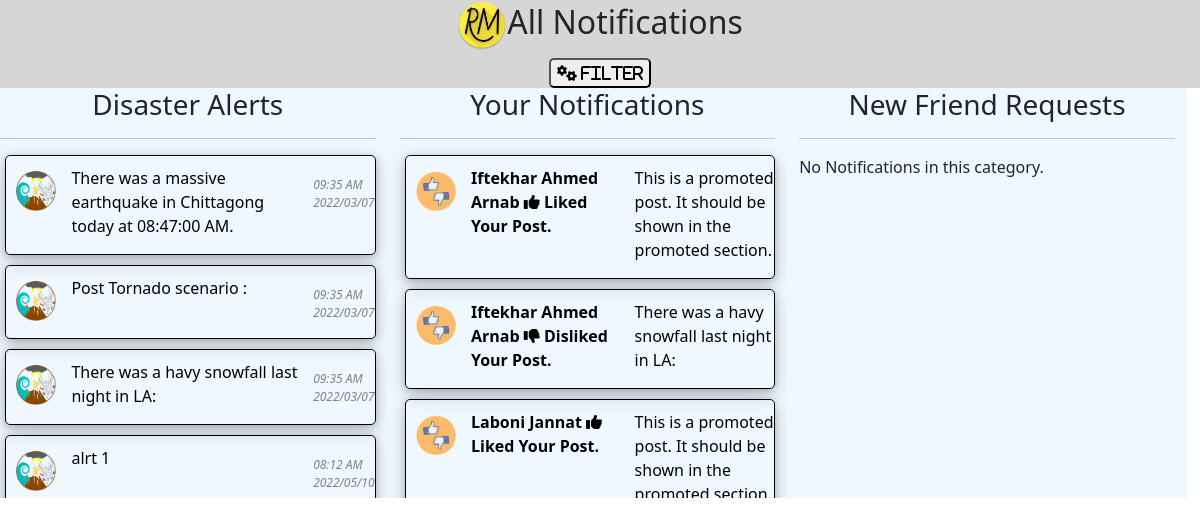
The page /notice/index.php (signed in) on the database as committed earlier.
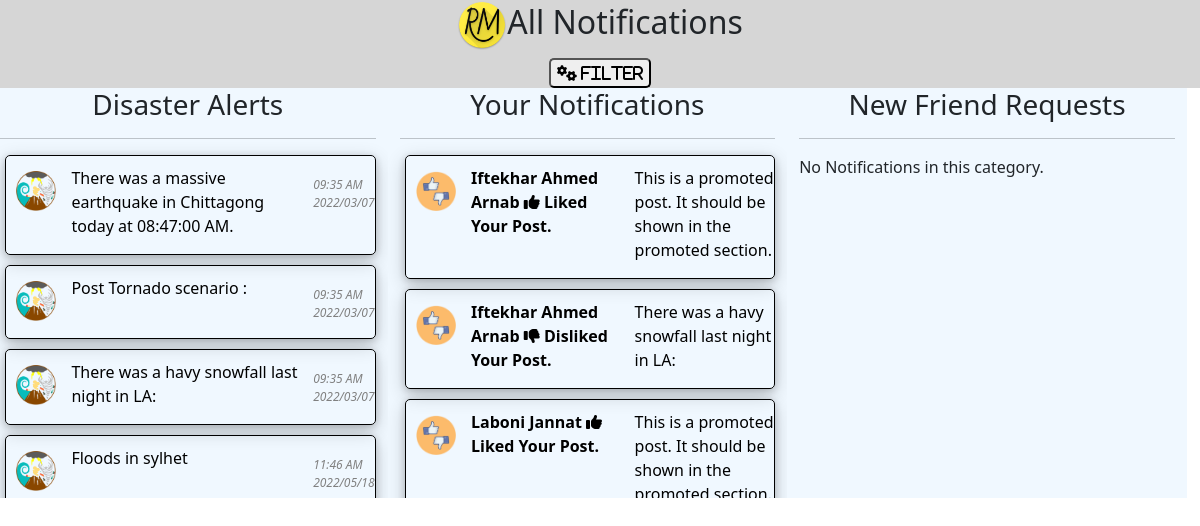
The same page on the database as committed later.
### tables this page shows
CREATE TABLE `posts` (
  `id` int(11) NOT NULL,
  `authorid` int(11) NOT NULL,
  `title` varchar(250) NOT NULL,
  `content` text NOT NULL,
  `time` varchar(100) DEFAULT NULL,
  `category` varchar(50) DEFAULT NULL,
  `media_link` varchar(500) DEFAULT NULL,
  `upvotes` int(11) DEFAULT 0,
  `downvotes` int(11) DEFAULT 0,
  `privacy` varchar(10) DEFAULT NULL,
  `authorname` varchar(200) DEFAULT NULL,
  `shared` varchar(20) DEFAULT NULL,
  `shared_authorid` int(11) DEFAULT NULL,
  `shared_pid` int(11) DEFAULT NULL,
  `report` varchar(100) DEFAULT NULL
);

CREATE TABLE `votes` (
  `id` int(11) NOT NULL,
  `post_id` int(11) DEFAULT NULL,
  `user_id` int(11) DEFAULT NULL,
  `stat` varchar(10) DEFAULT NULL
);

CREATE TABLE `users` (
  `fname` varchar(150) DEFAULT NULL,
  `lname` varchar(150) DEFAULT NULL,
  `uname` varchar(150) DEFAULT NULL,
  `email` varchar(150) DEFAULT NULL,
  `phone` varchar(150) DEFAULT NULL,
  `job` varchar(150) DEFAULT NULL,
  `about` varchar(500) DEFAULT NULL,
  `pass` varchar(150) DEFAULT NULL,
  `id` int(11) NOT NULL,
  `verified` varchar(20) DEFAULT NULL,
  `flag` int(11) DEFAULT 0,
  `content_count` int(11) DEFAULT 0,
  `pro_pic` varchar(500) DEFAULT NULL,
  `temp_id` varchar(50) DEFAULT NULL,
  `date_of_birth` varchar(100) DEFAULT NULL,
  `religion` varchar(100) DEFAULT NULL,
  `language` varchar(100) DEFAULT NULL,
  `relation` varchar(100) DEFAULT NULL,
  `blood` varchar(100) DEFAULT NULL,
  `nation` varchar(100) DEFAULT NULL,
  `address` varchar(100) DEFAULT NULL,
  `gender` varchar(50) DEFAULT NULL,
  `politics` varchar(50) DEFAULT NULL,
  `sports` varchar(400) DEFAULT NULL,
  `hobby` varchar(400) DEFAULT NULL,
  `temp_id2` varchar(50) DEFAULT NULL,
  `status` varchar(50) DEFAULT NULL,
  `s_verified` varchar(50) DEFAULT NULL
);

### notice/notification_collector.php (the view, shortened to what this page needs)
<?php
class notice_bucket
{
    function alert_posts($limit, $uid)
    {
        include('../include/connection.php');
        $sql = "SELECT * FROM posts WHERE category = 'alert' LIMIT $limit";
        $res = mysqli_query($con, $sql);
        while ($row = mysqli_fetch_assoc($res)) {
            $content = $row['content'];
            $content = substr($content, 0, 85);
            $link = '../view_post.php?pid=' . $row['id'];
            $datetime = $row['time'];
            $time = substr($datetime, 0, 8);
            $date = substr($datetime, 9, 40);
            echo '<div class="notice-box">
                    <a href="' . $link . '" style="text-decoration: none; color: black;">
                        <div class="row">
                            <div class="col-2">
                                <img style="margin-left: 10px; margin-top: 5px;" src="../files/logo/alert.png" height="40px" width="40px">
                            </div>
                        <div class="col-8">
                            <p>
                                ' . $content . '
                            </p>
                        </div>
                            <div class="col-2">
                                <p style="margin-left: -20px; font-style: italic; font-size: 12px; margin-top: 10px; color: gray;">' . $time . '
                                ' . $date . '</p>
                            </div>
                        </div>
                    </a>
                </div>';
        }
    }
    function get_name($id)
    {
        include('../include/connection.php');
        $name = "No Name Found";
        $sql = "SELECT * FROM users WHERE id = '$id'";
        $res = mysqli_query($con, $sql);
        while ($row = mysqli_fetch_assoc($res)) {
            $name = $row['fname'] . " " . $row['lname'];
        }
        return $name;
    }
    function check_post_ownership($pid, $uid)
    {
        include('../include/connection.php');
        $sql = "SELECT * FROM posts WHERE id = '$pid' AND authorid = '$uid'";
        $res = mysqli_query($con, $sql);
        $count = mysqli_num_rows($res);
        if ($count > 0) {
            return true;
        }
        return false;
    }
    function get_post_content($pid, $uid)
    {
        include('../include/connection.php');
        $content = "No Content";
        $sql = "SELECT * FROM posts WHERE id = '$pid' AND authorid = '$uid'";
        $res = mysqli_query($con, $sql);
        while ($row = mysqli_fetch_assoc($res)) {
            $content = $row['content'];
        }
        return $content;
    }
    function got_likes($limit, $uid)
    {
        include('../include/connection.php');
        $sql = "SELECT * FROM votes ORDER BY id DESC";
        $res = mysqli_query($con, $sql);
        while ($row = mysqli_fetch_assoc($res)) {
            $pid = $row['post_id'];
            if ($this->check_post_ownership($pid, $uid)) {
                $content = $this->get_post_content($pid, $uid);
                $content = substr($content, 0, 85);
                $name = $this->get_name($row['user_id']);
                $link = '../view_post.php?pid=' . $row['post_id'];
                $like_msg = "";
                if ($row['stat'] == 'u') {
                    $like_msg = ' <i class="fas fa-thumbs-up"></i> Liked';
                } else {
                    $like_msg = ' <i class="fas fa-thumbs-down"></i> Disliked';
                }
                echo '<div class="notice-box">
                    <a href="' . $link . '" style="text-decoration: none; color: black;">
                        <div class="row">
                            <div class="col-2">
                                <img style="margin-left: 10px; margin-top: 5px;" src="../files/logo/like.png" height="40px" width="40px">
                            </div>
                            <div class="col-5">
                                <p><strong>
                                ' . $name . ' ' . $like_msg . ' Your Post.
                                </strong></p>
                            </div>
                            <div class="col-5">
                                <p>
                                ' . $content . '
                                </p>
                            </div>
                        </div>
                    </a>
                </div>';
            }
        }
    }
    function got_friend_req($limit, $uid)
    {
        $count = 0;
        if ($count <= 0) {
            echo "<p>No Notifications in this category.</p>";
        }
    }
}

Rows that differ between the two databases and show on the page:
removed posts: content "alrt 1", time "08:12 AM", time "2022/05/10"
added posts: content "Floods in sylhet", time "11:46 AM", time "2022/05/18"
